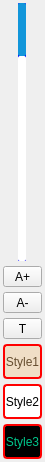
<?xml version="1.0" encoding="UTF-8"?>
<ui version="4.0">
 <class>dlgReaderFun</class>
 <widget class="QDialog" name="dlgReaderFun">
  <property name="geometry">
   <rect>
    <x>0</x>
    <y>0</y>
    <width>45</width>
    <height>462</height>
   </rect>
  </property>
  <property name="windowTitle">
   <string>Dialog</string>
  </property>
  <layout class="QHBoxLayout" name="horizontalLayout">
   <property name="leftMargin">
    <number>0</number>
   </property>
   <property name="topMargin">
    <number>0</number>
   </property>
   <property name="rightMargin">
    <number>0</number>
   </property>
   <property name="bottomMargin">
    <number>0</number>
   </property>
   <item>
    <widget class="QFrame" name="frameFun">
     <property name="minimumSize">
      <size>
       <width>45</width>
       <height>0</height>
      </size>
     </property>
     <property name="maximumSize">
      <size>
       <width>16777215</width>
       <height>16777215</height>
      </size>
     </property>
     <property name="frameShape">
      <enum>QFrame::NoFrame</enum>
     </property>
     <property name="frameShadow">
      <enum>QFrame::Raised</enum>
     </property>
     <layout class="QVBoxLayout" name="verticalLayout_3">
      <property name="spacing">
       <number>5</number>
      </property>
      <property name="leftMargin">
       <number>3</number>
      </property>
      <property name="topMargin">
       <number>3</number>
      </property>
      <property name="rightMargin">
       <number>3</number>
      </property>
      <property name="bottomMargin">
       <number>3</number>
      </property>
      <item>
       <widget class="QSlider" name="hSlider">
        <property name="sizePolicy">
         <sizepolicy hsizetype="Preferred" vsizetype="Expanding">
          <horstretch>0</horstretch>
          <verstretch>0</verstretch>
         </sizepolicy>
        </property>
        <property name="minimumSize">
         <size>
          <width>0</width>
          <height>25</height>
         </size>
        </property>
        <property name="styleSheet">
         <string notr="true">
QSlider::groove:vertical
{
	background: #0000ff; 
	width: 10px; 
	border-radius: 1px; 
	padding-left:-1px; 
	padding-right:-1px; 
	padding-top:-1px; 
	padding-bottom:-1px; 
}

QSlider::sub-page:vertical 
{
	background: rgb(18,150,218); 
	border-radius: 2px; 
}
QSlider::add-page:vertical
{
	background-color: rgb(255,255,255);
	width: 10px; 
	border-radius: 2px; 
}

QSlider::handle:vertical
{ 
	border-image: url(&quot;:/res/qslider_btn.png&quot;);				
	margin: -4px -8px -4px -8px; 
	height: 25px; 
}


</string>
        </property>
        <property name="value">
         <number>20</number>
        </property>
        <property name="orientation">
         <enum>Qt::Vertical</enum>
        </property>
        <property name="invertedAppearance">
         <bool>true</bool>
        </property>
        <property name="invertedControls">
         <bool>false</bool>
        </property>
       </widget>
      </item>
      <item>
       <widget class="QToolButton" name="btnFontPlus">
        <property name="sizePolicy">
         <sizepolicy hsizetype="Preferred" vsizetype="Fixed">
          <horstretch>0</horstretch>
          <verstretch>0</verstretch>
         </sizepolicy>
        </property>
        <property name="minimumSize">
         <size>
          <width>0</width>
          <height>0</height>
         </size>
        </property>
        <property name="maximumSize">
         <size>
          <width>16777215</width>
          <height>16777215</height>
         </size>
        </property>
        <property name="text">
         <string>A+</string>
        </property>
        <property name="icon">
         <iconset resource="../res.qrc">
          <normaloff>:/res/a1.png</normaloff>:/res/a1.png</iconset>
        </property>
        <property name="iconSize">
         <size>
          <width>35</width>
          <height>35</height>
         </size>
        </property>
        <property name="toolButtonStyle">
         <enum>Qt::ToolButtonIconOnly</enum>
        </property>
       </widget>
      </item>
      <item>
       <widget class="QToolButton" name="btnFontLess">
        <property name="sizePolicy">
         <sizepolicy hsizetype="Preferred" vsizetype="Fixed">
          <horstretch>0</horstretch>
          <verstretch>0</verstretch>
         </sizepolicy>
        </property>
        <property name="minimumSize">
         <size>
          <width>0</width>
          <height>0</height>
         </size>
        </property>
        <property name="maximumSize">
         <size>
          <width>16777215</width>
          <height>16777215</height>
         </size>
        </property>
        <property name="text">
         <string>A-</string>
        </property>
        <property name="icon">
         <iconset resource="../res.qrc">
          <normaloff>:/res/a2.png</normaloff>:/res/a2.png</iconset>
        </property>
        <property name="iconSize">
         <size>
          <width>35</width>
          <height>35</height>
         </size>
        </property>
        <property name="toolButtonStyle">
         <enum>Qt::ToolButtonIconOnly</enum>
        </property>
       </widget>
      </item>
      <item>
       <widget class="QToolButton" name="btnFont">
        <property name="sizePolicy">
         <sizepolicy hsizetype="Preferred" vsizetype="Fixed">
          <horstretch>0</horstretch>
          <verstretch>0</verstretch>
         </sizepolicy>
        </property>
        <property name="minimumSize">
         <size>
          <width>0</width>
          <height>0</height>
         </size>
        </property>
        <property name="maximumSize">
         <size>
          <width>16777215</width>
          <height>16777215</height>
         </size>
        </property>
        <property name="text">
         <string>T</string>
        </property>
        <property name="icon">
         <iconset resource="../res.qrc">
          <normaloff>:/res/font.png</normaloff>:/res/font.png</iconset>
        </property>
        <property name="iconSize">
         <size>
          <width>35</width>
          <height>35</height>
         </size>
        </property>
        <property name="toolButtonStyle">
         <enum>Qt::ToolButtonIconOnly</enum>
        </property>
       </widget>
      </item>
      <item>
       <widget class="QToolButton" name="btnStyle1">
        <property name="sizePolicy">
         <sizepolicy hsizetype="Preferred" vsizetype="Fixed">
          <horstretch>0</horstretch>
          <verstretch>0</verstretch>
         </sizepolicy>
        </property>
        <property name="minimumSize">
         <size>
          <width>0</width>
          <height>35</height>
         </size>
        </property>
        <property name="styleSheet">
         <string notr="true">color: rgb(102, 78, 48);
background-color: rgb(240, 222, 198);

border: 2px solid rgb(255,0,0);
border-radius: 4px;</string>
        </property>
        <property name="text">
         <string>Style1</string>
        </property>
        <property name="toolButtonStyle">
         <enum>Qt::ToolButtonTextOnly</enum>
        </property>
        <property name="autoRaise">
         <bool>false</bool>
        </property>
       </widget>
      </item>
      <item>
       <widget class="QToolButton" name="btnStyle2">
        <property name="sizePolicy">
         <sizepolicy hsizetype="Preferred" vsizetype="Fixed">
          <horstretch>0</horstretch>
          <verstretch>0</verstretch>
         </sizepolicy>
        </property>
        <property name="minimumSize">
         <size>
          <width>0</width>
          <height>35</height>
         </size>
        </property>
        <property name="styleSheet">
         <string notr="true">color: rgb(0, 0, 0);
background-color: rgb(255, 255, 255);

border: 2px solid rgb(255,0,0);
border-radius: 4px;
</string>
        </property>
        <property name="text">
         <string>Style2</string>
        </property>
        <property name="toolButtonStyle">
         <enum>Qt::ToolButtonTextOnly</enum>
        </property>
        <property name="autoRaise">
         <bool>false</bool>
        </property>
       </widget>
      </item>
      <item>
       <widget class="QToolButton" name="btnStyle3">
        <property name="sizePolicy">
         <sizepolicy hsizetype="Preferred" vsizetype="Fixed">
          <horstretch>0</horstretch>
          <verstretch>0</verstretch>
         </sizepolicy>
        </property>
        <property name="minimumSize">
         <size>
          <width>0</width>
          <height>35</height>
         </size>
        </property>
        <property name="styleSheet">
         <string notr="true">color: #00C78C;
background-color: rgb(0, 0, 0);

border: 2px solid rgb(255,0,0);
border-radius: 4px;</string>
        </property>
        <property name="text">
         <string>Style3</string>
        </property>
       </widget>
      </item>
     </layout>
    </widget>
   </item>
  </layout>
 </widget>
 <resources>
  <include location="../res.qrc"/>
 </resources>
 <connections/>
</ui>
